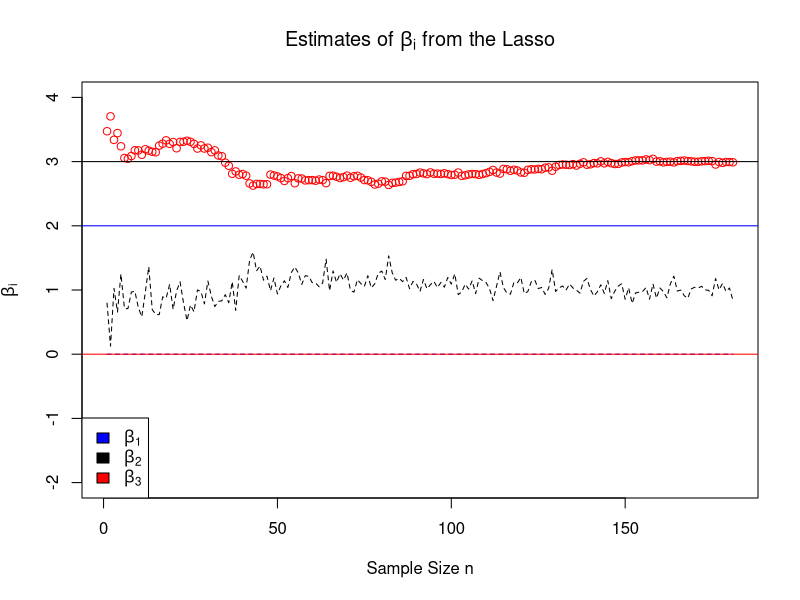
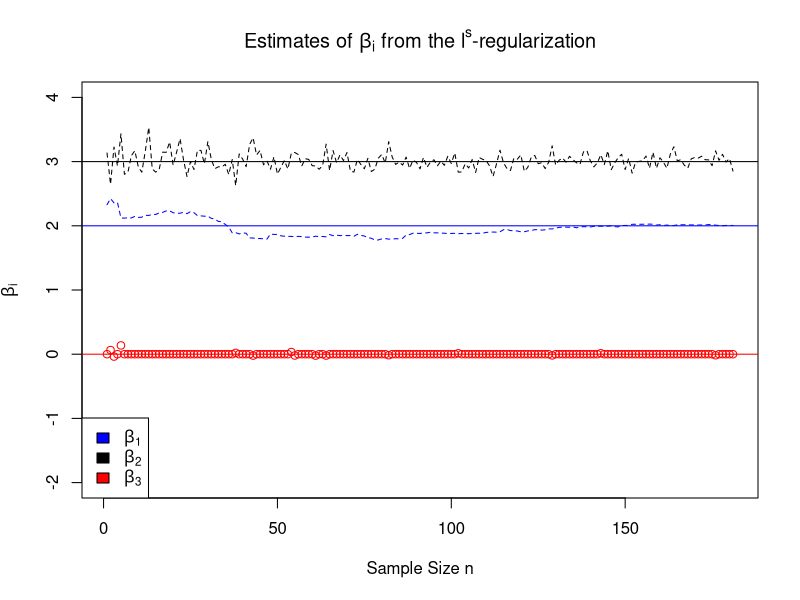
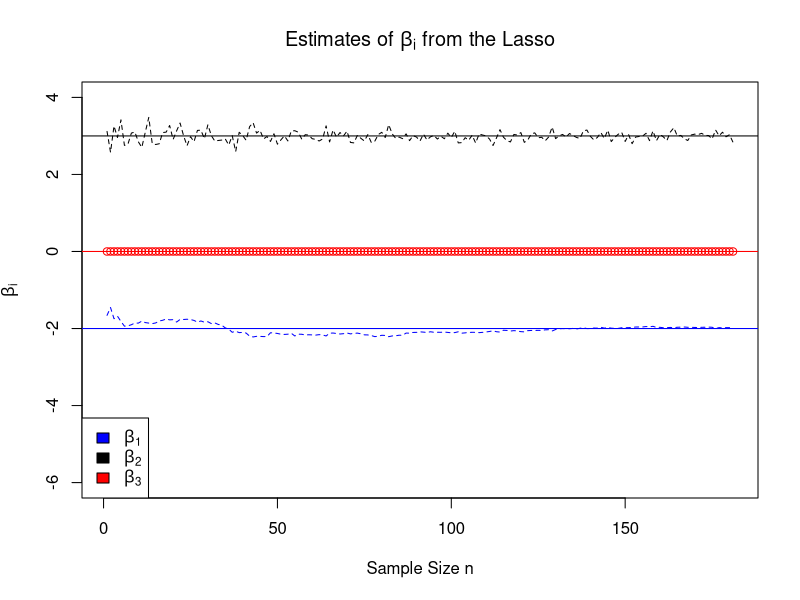
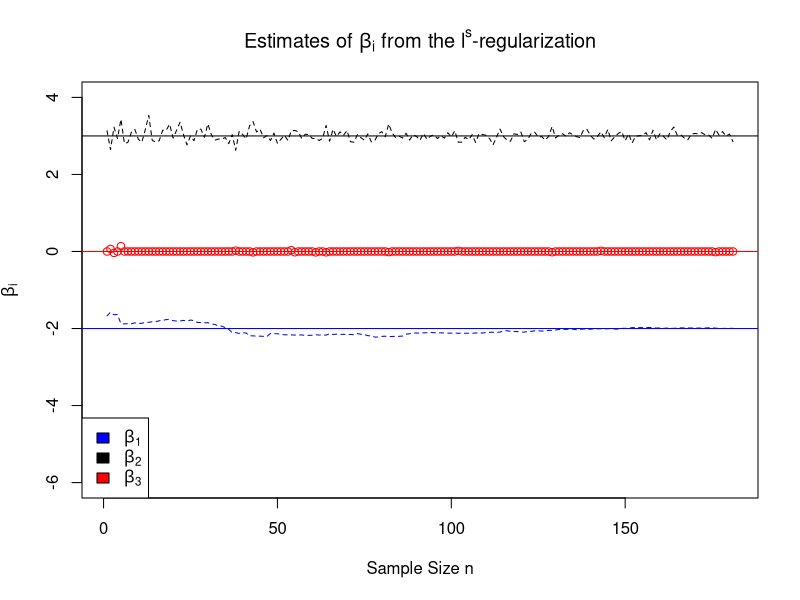
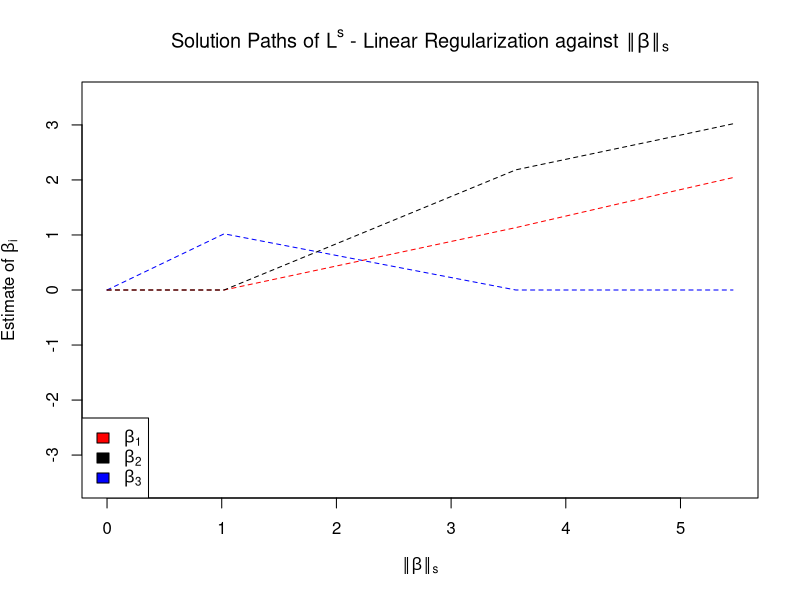
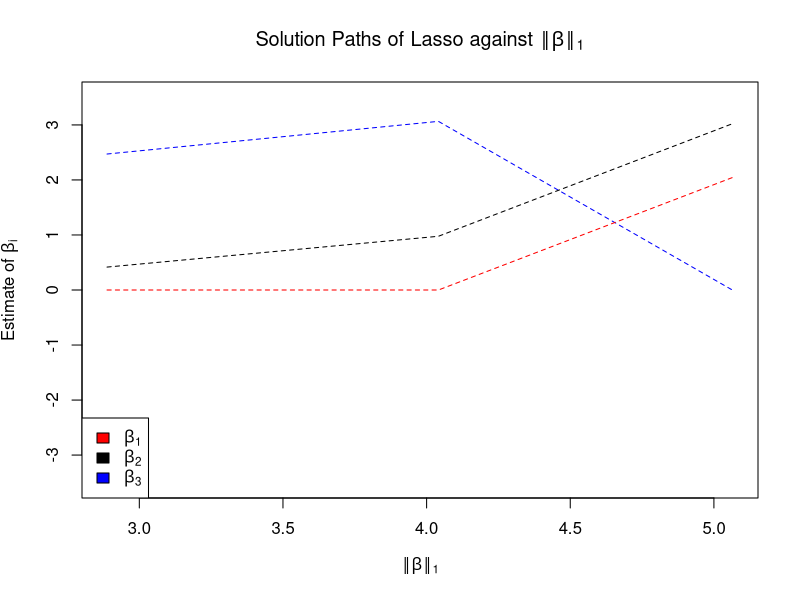
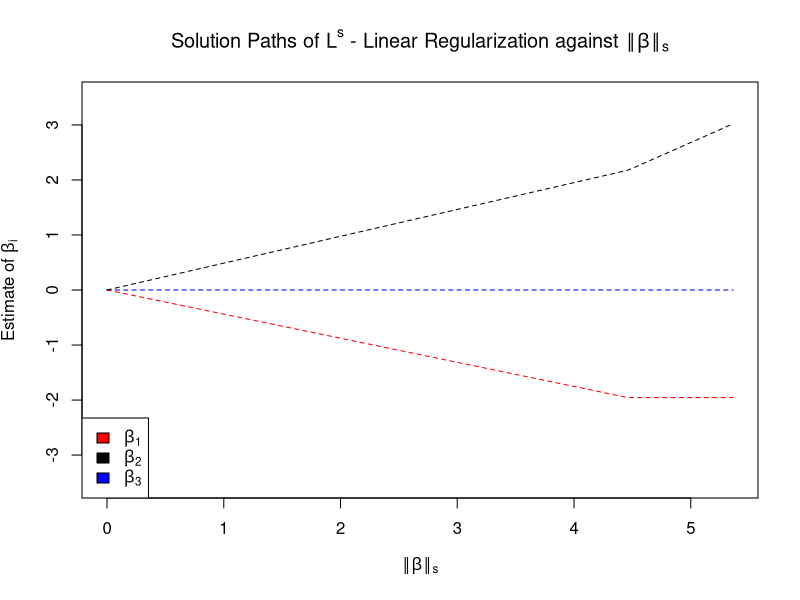
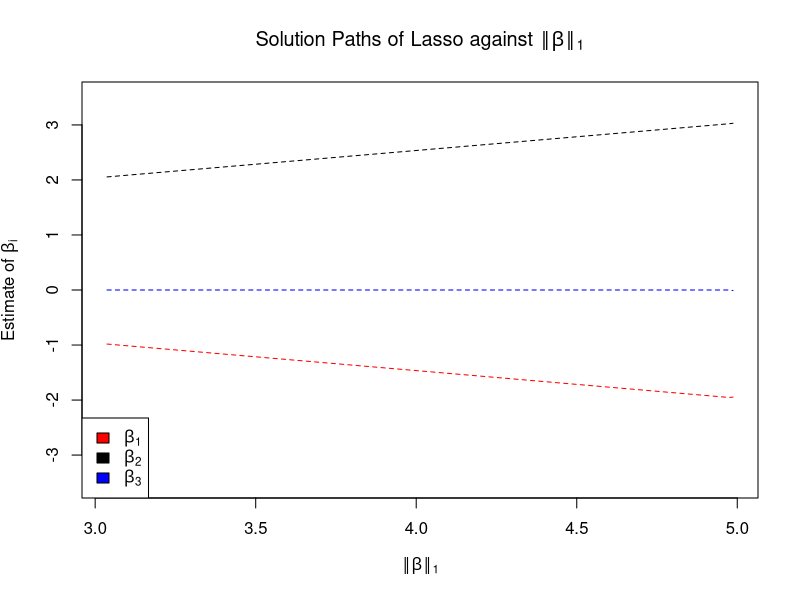

The R script that drew these images, in order:
install.packages("glmnet")
library(glmnet)

# Solution to the L^s linear regularized model (Algorithm 2 in Peng, Zhang and Tong (2026))
# X = designed matrix
# Y = response
# s = order of the penalty. 0<s<1.
# lambda = tuning parameter. Degree of tolerance of the variance.
# beta = initial value of the coefficients.
# a = scaling parameter of the Newton's method.

GLM = function (X,Y,s,lambda,beta,nstep,a)
{n = length(Y);
d = ncol(X);
for (j in 1:d){
  mu = X[,j]%*%X[,j];
  c = t(X[,j])%*%(Y-X[,-j]%*%beta[-j,])/mu;
  lambda_critical = mu*abs(c)/(2-s)*(abs(2-2*s)/(2-s)*abs(c))^(1-s);
  if (lambda_critical <= lambda) {beta[j,]=0}
  else {
    g_first = function(x){mu*(x - c) + lambda*s*sign(x)*abs(x)^(s-1)};
    g_second = function(x){mu + lambda*s*(s-1)*abs(x)^(s-2)};
    x = c;
    for (i in 1:nstep){e = a*g_first(x)/g_second(x);
    if (e < 10^(-5)){break} else {x = x-e}};
    beta[j,] = x;
  }
}
beta0 = mean(Y-X%*%beta);
c(beta0,beta);
}

# Tuning s and lambda in the L^s linear regularization
tune_s_lambda = function(X,Y,S,L,beta,nstep,a) {
  R = matrix(rep(10^8,S*L),ncol = L);
  Z = cbind(rep(1,nrow(X)),X);
  train = sample(1:nrow(X),nrow(X)*3/4,replace = FALSE);
  for (s in (1:S)/(S+1)){
    for (l in (1:10*L)/L){
      b = GLM(X[train,],Y[train],s,l,beta,nstep,a);
      b = matrix(b,ncol=1);
      R[s,l] = mean((Y[-train]-Z[-train,]%*%b)^2);
    }
  };
  min = which(R == min(R), arr.ind = TRUE);
  # Print best s, lambda and relational error
  c(min[1,1]/(S+1),min[1,2]/L);
}



# Example 1.1: variable selection (lasso VS l^s-regularization), the strong irrepresentable condition fails, non-variable selection consistency
# The figure shows the estimation performance of each coefficient with respect to sample size.
# Take beta1 = 2, beta2 = 3, s and lambda are optimized by using the function "tune_s_lambda".
beta1= matrix(c(2,3),ncol=1);

# initial guess of beta.
beta = rbind(beta1,0);
nstep = 100;
S=L=100;
a =1;






# Generate data X and Y
# The sample size is from n_start to n_end.
n_start = 20;
n_end = 200;
N=1:(n_end-n_start+1);

# For l^s regularization
bhat=matrix(0,n_end-n_start+1,4);

# For lasso
bhat_lasso=matrix(0,n_end-n_start+1,4);

# Generate Y = X*beta+ epsilon
for (n in n_start:n_end){
  set.seed(1);
  X1 = matrix(c(rnorm(n,0,1),rnorm(n,0,1)),nrow=n,ncol=2);
  X2 = t((2/3)%*%(X1[,1]+X1[,2]));
  X=cbind(X1,X2);
  C12=(1/n)*(t(X1)%*%X2);
  C11=(1/n)*(t(X1)%*%X1);
  C21=(1/n)*(t(X2)%*%X1);
  # Check the strong irrepresentable condition
  SIC=abs((C21%*%solve(C11))%*%sign(beta1));
  set.seed(2);
  e = matrix(rnorm(n,0,1),nrow=n,ncol=1);
  Y = X%*%beta+e;
  
  
  # Run Lasso: fit with cross-validation
  set.seed(3);
  cv_model = cv.glmnet(X, Y, alpha = 1);
  best_lambda = cv_model$lambda.min;
  best_model = glmnet(X, Y, alpha = 1, lambda = best_lambda);
  out_lasso = coef(best_model);
  for (k in 1:4){bhat_lasso[n-n_start+1,k] = out_lasso[k]};
  
  # Run l^s regularization
  # Tune s and lambda
  set.seed(4);
  tune_parameter=tune_s_lambda(X,Y,S,L,beta,nstep,a);
  s=tune_parameter[1];
  lambda=tune_parameter[2];
  out = GLM(X,Y,s,lambda,beta,nstep,a);
  for (k in 1:4){bhat[n-n_start+1,k] = out[k]};
}

# Figure 1.1.1: for lasso solution path of beta 4 suggests no variable selection consistency

# Plot lasso
plot(N,bhat_lasso[,4],ylim=c(-2,4), main=expression("Estimates of "*beta[i]*" from the Lasso"), xlab="Sample Size n", ylab=expression(beta[i]), type="p", lty=2, col="red");
points(N,bhat_lasso[,2],type="l", lty=2, col="blue");
points(N,bhat_lasso[,3],type="l", lty=2, col="black");
abline(h=2,col="blue");
abline(h=0,col="red");
abline(h=3,col="black");
# Adding a legend
legend("bottomleft", legend=c(expression(beta[1]),expression(beta[2]),expression(beta[3])), fill=c("blue","black","red"))
SIC;

# Figure 1.1.2: plot l^s regularization

plot(N,bhat[,4],ylim=c(-2,4), main=expression("Estimates of "*beta[i]*" from the "*l^s*"-regularization"), xlab="Sample Size n", ylab=expression(beta[i]), type="p", lty=2, col="red");
points(N,bhat[,2],type="l", lty=2, col="blue");
points(N,bhat[,3],type="l", lty=2, col="black");
abline(h=2,col="blue");
abline(h=0,col="red");
abline(h=3,col="black");
# Adding a legend
legend("bottomleft", legend=c(expression(beta[1]),expression(beta[2]),expression(beta[3])), fill=c("blue","black","red"))
SIC;

####################################################################################################

# Example 1.2: variable selection (lasso VS l^s-regularization), the strong irrepresentable condition holds.
# The figure shows the estimation performance of each coefficient with respect to sample size.
# Take beta1 = -2, beta2 = 3, s and lambda are optimized by using the function "tune_s_lambda".
beta1= matrix(c(-2,3),ncol=1);

# initial guess of beta.
beta = rbind(beta1,0);
nstep = 100;
S=L=100;
a =1;

# Generate data X and Y
# The sample size is from n_start to n_end.
n_start = 20;
n_end = 200;

# For l^s regularization
bhat=matrix(0,n_end-n_start+1,4);

# For lasso
bhat_lasso=matrix(0,n_end-n_start+1,4);

# Generate Y = X*beta+ epsilon
for (n in n_start:n_end){
  set.seed(1);
  X1 = matrix(c(rnorm(n,0,1),rnorm(n,0,1)),nrow=n,ncol=2);
  X2 = t((2/3)%*%(X1[,1]+X1[,2]));
  X=cbind(X1,X2);
  C12=(1/n)*(t(X1)%*%X2);
  C11=(1/n)*(t(X1)%*%X1);
  C21=(1/n)*(t(X2)%*%X1);
  # Check the strong irrepresentable condition
  SIC=abs((C21%*%solve(C11))%*%sign(beta1));
  set.seed(2);
  e = matrix(rnorm(n,0,1),nrow=n,ncol=1);
  Y = X%*%beta+e;
  
  
  # Run Lasso: fit with cross-validation
  set.seed(3)
  cv_model = cv.glmnet(X, Y, alpha = 1);
  best_lambda = cv_model$lambda.min;
  best_model = glmnet(X, Y, alpha = 1, lambda = best_lambda);
  out_lasso = coef(best_model);
  for (k in 1:4){bhat_lasso[n-n_start+1,k] = out_lasso[k]};
  
  # Run l^s regularization
  # Tune s and lambda
  set.seed(4)
  tune_parameter=tune_s_lambda(X,Y,S,L,beta,nstep,a);
  s=tune_parameter[1];
  lambda=tune_parameter[2];
  out = GLM(X,Y,s,lambda,beta,nstep,a);
  for (k in 1:4){bhat[n-n_start+1,k] = out[k]};
}

# Figure 1.2.1: for lasso  solution path of beta 4 suggests no variable selection consistency

# Plot lasso
plot(N,bhat_lasso[,4],ylim=c(-6,4), main=expression("Estimates of "*beta[i]*" from the Lasso"), xlab="Sample Size n", ylab=expression(beta[i]), type="p", lty=2, col="red");
points(N,bhat_lasso[,2],type="l", lty=2, col="blue");
points(N,bhat_lasso[,3],type="l", lty=2, col="black");
abline(h=-2,col="blue");
abline(h=0,col="red");
abline(h=3,col="black");
# Adding a legend
legend("bottomleft", legend=c(expression(beta[1]),expression(beta[2]),expression(beta[3])), fill=c("blue","black","red"))
SIC;

# Figure 1.2.2: plot l^s regularization

plot(N,bhat[,4],ylim=c(-6,4), main=expression("Estimates of "*beta[i]*" from the "*l^s*"-regularization"), xlab="Sample Size n", ylab=expression(beta[i]), type="p", lty=2, col="red");
points(N,bhat[,2],type="l", lty=2, col="blue");
points(N,bhat[,3],type="l", lty=2, col="black");
abline(h=-2,col="blue");
abline(h=0,col="red");
abline(h=3,col="black");
# Adding a legend
legend("bottomleft", legend=c(expression(beta[1]),expression(beta[2]),expression(beta[3])), fill=c("blue","black","red"))
SIC;


#####################################################################################################

# Example 2.1: Estimates VS norm of beta via lambda: the strong irrepresentable condition fails.
# We take beta1=2, beta2=3, beta3=0.

beta1= matrix(c(2,3),ncol=1);

# initial guess of beta.
beta = rbind(beta1,0);
nstep = 100;
a =1;

# Generate data X and Y
# sample size
n=1000;


# For l^s regularization
bhat=matrix(0,n,4);
beta_norm = rep(0,n);
# For lasso
bhat_lasso=matrix(0,n,4);
beta_norm_lasso = rep(0,n);


# Generate X, Y.
set.seed(1);
X1 = matrix(c(rnorm(n,0,1),rnorm(n,0,1)),nrow=n,ncol=2);
X2 = t((2/3)%*%(X1[,1]+X1[,2]));
X=cbind(X1,X2);
C12=(1/n)*(t(X1)%*%X2);
C11=(1/n)*(t(X1)%*%X1);
#IC=abs(solve(C11)%*%C12);
C21=(1/n)*(t(X2)%*%X1);
SIC=abs((C21%*%solve(C11))%*%sign(beta1));
set.seed(2);
e = matrix(rnorm(n,0,1),nrow=n,ncol=1);
Y = X%*%beta+e;

# Fix s
s = 0.9;

for (m in 1:n){
  # Run Lasso
  lambda = 0.001*m;
  best_model = glmnet(X, Y, alpha = 1, lambda = lambda);
  out_lasso = coef(best_model);
  # Run l^s
  lambda = exp(m);
  out = GLM(X,Y,s,lambda,beta,nstep,a);
  beta_norm[m] = (sum(abs(out[2:4])^s))^{1/s};
  beta_norm_lasso[m] = sum(abs(out_lasso[2:4]));
  for (j in 1:4){
    bhat[m,j] = out[j];
    bhat_lasso[m,j] = out_lasso[j];
  }
}

beta_norm_order = order(beta_norm);
beta_norm_new = beta_norm[beta_norm_order];
beta_norm_order_lasso = order(beta_norm_lasso);
beta_norm_lasso_new = beta_norm_lasso[beta_norm_order_lasso];
for (j in 1:4){
  bhat[,j] = bhat[beta_norm_order,j];
  bhat_lasso[,j] = bhat_lasso[beta_norm_order_lasso,j];}

# Figure 2.1.1: solution path of beta 4 suggests no variable selection consistency
# L^s model
plot(beta_norm_new,bhat[,4],main=expression("Solution Paths of "*L^s*" - Linear Regularization against "*"\u2016"*beta*"\u2016"[s]), ylim=c(-3.5,3.5), xlab=expression("\u2016"*beta*"\u2016"[s]),
     ylab=expression("Estimate of "*beta[i]), type="l", lty=2, col="blue");
points(beta_norm_new,bhat[,2], type="l", lty=2, col="red");
points(beta_norm_new,bhat[,3], type="l", lty=2, col="black");
# Adding a legend
legend("bottomleft", legend=c(expression(beta[1]),expression(beta[2]),expression(beta[3])), fill=c("red","black","blue"))
#############################################################################################

# Figure 2.1.2
# Lasso 
plot(beta_norm_lasso_new,bhat_lasso[,4],main=expression("Solution Paths of Lasso against "*"\u2016"*beta*"\u2016"[1]), ylim=c(-3.5,3.5), xlab=expression("\u2016"*beta*"\u2016"[1]),
     ylab=expression("Estimate of "*beta[i]), type="l", lty=2, col="blue");
points(beta_norm_lasso_new,bhat_lasso[,2], type="l", lty=2, col="red");
points(beta_norm_lasso_new,bhat_lasso[,3], type="l", lty=2, col="black");

#############################################################################################
# Adding a legend
legend("bottomleft", legend=c(expression(beta[1]),expression(beta[2]),expression(beta[3])), fill=c("red","black","blue"))


# Example 2.2: Estimates VS norm of beta via lambda: the strong irrepresentable condition holds.
# We take beta1=-2, beta2=3, beta3=0.

beta1= matrix(c(-2,3),ncol=1);

# initial guess of beta.
beta = rbind(beta1,0);
nstep = 100;
a =1;

# Generate data X and Y
# sample size
n=1000;


# For l^s regularization
bhat=matrix(0,n,4);
beta_norm = rep(0,n);
# For lasso
bhat_lasso=matrix(0,n,4);
beta_norm_lasso = rep(0,n);


# Generate X, Y.
set.seed(1);
X1 = matrix(c(rnorm(n,0,1),rnorm(n,0,1)),nrow=n,ncol=2);
X2 = t((2/3)%*%(X1[,1]+X1[,2]));
X=cbind(X1,X2);
C12=(1/n)*(t(X1)%*%X2);
C11=(1/n)*(t(X1)%*%X1);
#IC=abs(solve(C11)%*%C12);
C21=(1/n)*(t(X2)%*%X1);
SIC=abs((C21%*%solve(C11))%*%sign(beta1));
set.seed(2);
e = matrix(rnorm(n,0,1),nrow=n,ncol=1);
Y = X%*%beta+e;

# Fix s
s = 0.9;

for (m in 1:n){
  # Run Lasso
  lambda = 0.001*m;
  best_model = glmnet(X, Y, alpha = 1, lambda = lambda);
  out_lasso = coef(best_model);
  # Run l^s
  lambda = exp(m);
  out = GLM(X,Y,s,lambda,beta,nstep,a);
  beta_norm[m] = (sum(abs(out[2:4])^s))^{1/s};
  beta_norm_lasso[m] = sum(abs(out_lasso[2:4]));
  for (j in 1:4){
    bhat[m,j] = out[j];
    bhat_lasso[m,j] = out_lasso[j];
  }
}

beta_norm_order = order(beta_norm);
beta_norm_new = beta_norm[beta_norm_order];
beta_norm_order_lasso = order(beta_norm_lasso);
beta_norm_lasso_new = beta_norm_lasso[beta_norm_order_lasso];
for (j in 1:4){
  bhat[,j] = bhat[beta_norm_order,j];
  bhat_lasso[,j] = bhat_lasso[beta_norm_order_lasso,j];}

# Figure 2.2.1: solution path of beta 4 suggests no variable selection consistency
# L^s model
plot(beta_norm_new,bhat[,4],main=expression("Solution Paths of "*L^s*" - Linear Regularization against "*"\u2016"*beta*"\u2016"[s]), ylim=c(-3.5,3.5), xlab=expression("\u2016"*beta*"\u2016"[s]),
     ylab=expression("Estimate of "*beta[i]), type="l", lty=2, col="blue");
points(beta_norm_new,bhat[,2], type="l", lty=2, col="red");
points(beta_norm_new,bhat[,3], type="l", lty=2, col="black");
# Adding a legend
legend("bottomleft", legend=c(expression(beta[1]),expression(beta[2]),expression(beta[3])), fill=c("red","black","blue"))
#############################################################################################

# Figure 2.2.2
# Lasso 
plot(beta_norm_lasso_new,bhat_lasso[,4],main=expression("Solution Paths of Lasso against "*"\u2016"*beta*"\u2016"[1]), ylim=c(-3.5,3.5), xlab=expression("\u2016"*beta*"\u2016"[1]),
     ylab=expression("Estimate of "*beta[i]), type="l", lty=2, col="blue");
points(beta_norm_lasso_new,bhat_lasso[,2], type="l", lty=2, col="red");
points(beta_norm_lasso_new,bhat_lasso[,3], type="l", lty=2, col="black");

#############################################################################################
# Adding a legend
legend("bottomleft", legend=c(expression(beta[1]),expression(beta[2]),expression(beta[3])), fill=c("red","black","blue"))
